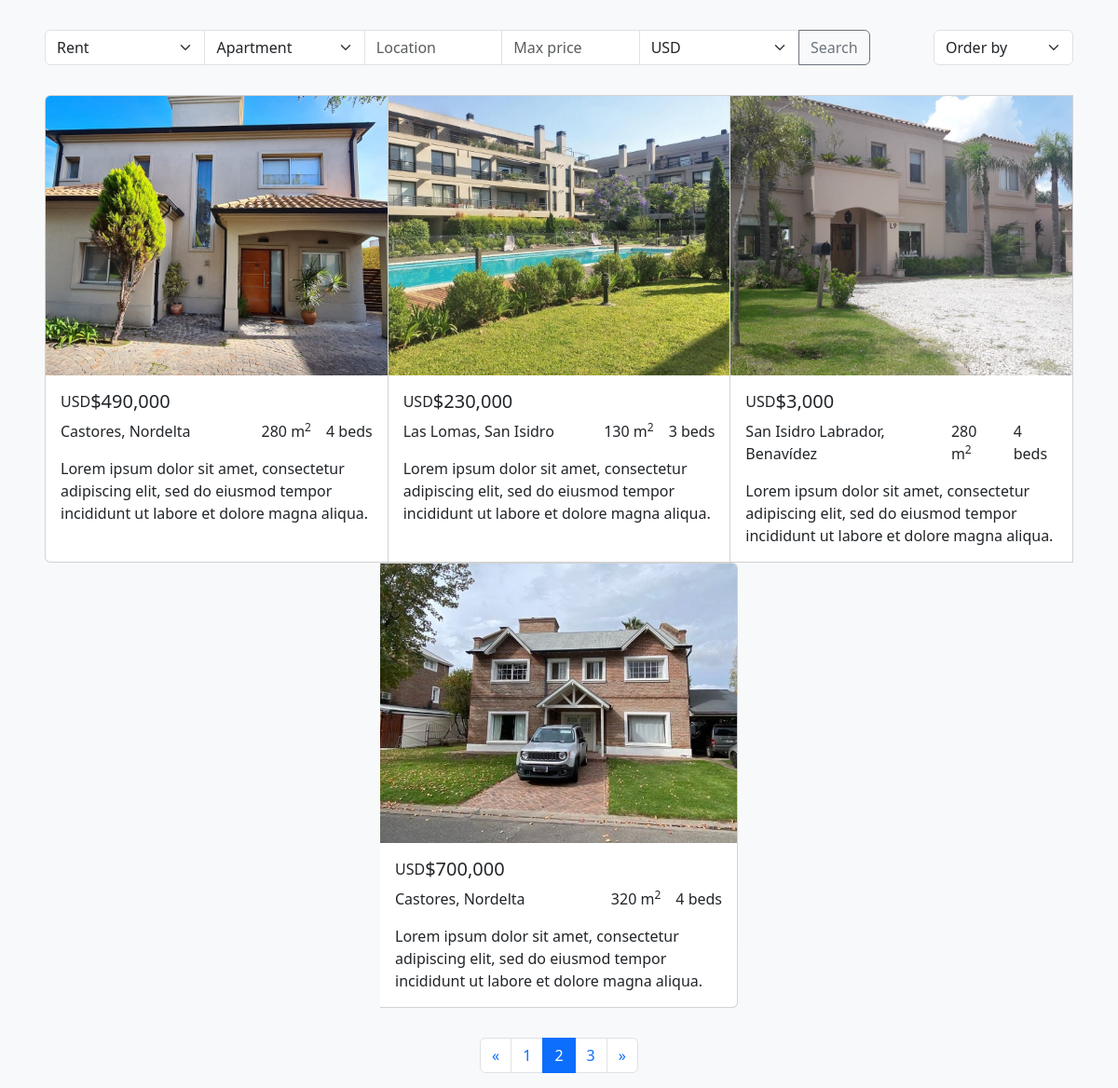
Screenshot of /?page=2 with the database file from the repository.
### flask_app.py (models this page shows)
class Property(db.Model):
    id = db.Column(db.Integer, primary_key=True)
    operation_id = db.Column(db.Integer, nullable=False)
    type_id = db.Column(db.Integer, nullable=False)
    sublocation_id = db.Column(db.Integer, nullable=False)
    size = db.Column(db.Integer, nullable=False)
    bedrooms = db.Column(db.Integer, nullable=False)
    bathrooms = db.Column(db.Integer, nullable=False)
    garages = db.Column(db.Integer, nullable=False)
    description = db.Column(db.Text, nullable=False)
    currency_id = db.Column(db.Integer, nullable=False)
    price = db.Column(db.Float, nullable=False)
    agent_id = db.Column(db.Integer, nullable=False)

class Currency(db.Model):
    id = db.Column(db.Integer, primary_key=True)
    name = db.Column(db.String(250), nullable=False)

class Sublocation(db.Model):
    id = db.Column(db.Integer, primary_key=True)
    name = db.Column(db.String(250), nullable=False)
    latitude = db.Column(db.Float, nullable=False)
    longitude = db.Column(db.Float, nullable=False)
    location_id = db.Column(db.Integer, nullable=False)

class Location(db.Model):
    id = db.Column(db.Integer, primary_key=True)
    name = db.Column(db.String(250), nullable=False)

### flask_app.py (the view, shortened to what this page needs)
@app.route("/")
def index():
    page = request.args.get("page", 1, type=int)
    per_page = 4  # Number of properties per page
    operations = Operation.query.all()
    types = Type.query.all()
    locations = Location.query.all()
    sublocations = Sublocation.query.all()
    currencies = Currency.query.all()
    operations.insert(ALL, Operation(id=ALL, name="All"))
    types.insert(ALL, Type(id=ALL, name="All"))
    currencies.insert(ALL, Currency(id=ALL, name="All"))
    operation_id = request.args.get("operation_id", type=int)
    type_id = request.args.get("type_id", type=int)
    location = request.args.get("location")
    max_price = request.args.get("max-price", type=float)
    currency_id = request.args.get("currency_id", type=int)
    order = request.args.get("order")
    query = Property.query
    if operation_id and operation_id != ALL:
        query = query.filter_by(operation_id=operation_id)
    if type_id and type_id != ALL:
        query = query.filter_by(type_id=type_id)
    if max_price:
        query = query.filter(Property.price <= max_price)
    if currency_id and currency_id != ALL:
        query = query.filter_by(currency_id=currency_id)
    if order and order != "default":
        if order == "asc":
            query = query.order_by(Property.price.asc())
        elif order == "desc":
            query = query.order_by(Property.price.desc())
    properties = query.paginate(page=page, per_page=per_page)
    return render_template(
        "index.html",
        operations=operations,
        types=types,
        locations=locations,
        sublocations=sublocations,
        currencies=currencies,
        properties=properties,
    )

### flask_app.py (called while the page is built)
@app.template_filter()
def currency(value):
    return "${:,.0f}".format(value)

### templates/index.html (shortened to what this page needs)
{% extends 'layout.html' %}
{% block content %}
<form>
    <div class="input-group">
        <select name="operation_id" class="form-select">
            {% for operation in operations %}
            <option value="{{ operation.id }}" {% if operation.id==request.args.get('operation_id')|int or
                (operation.id==1 and request.args.get('type_id')==None) %}selected{%endif %}>{{ operation.name }}
            </option>
            {% endfor %}
        </select>
        <select name="type_id" class="form-select">
            {% for type in types %}
            <option value="{{ type.id }}" {% if type.id==request.args.get('type_id')|int or (type.id==1 and
                request.args.get('type_id')==None) %}selected{% endif %}>{{ type.name }}</option>
            {% endfor %}
        </select>
        <input type="text" name="location" placeholder="Location" class="form-control"
            value="{{ request.args.get('location') or '' }}">
        <input type="number" name="max-price" placeholder="Max price" class="form-control"
            value="{{ request.args.get('max-price')|int or '' }}">
        <select name="currency_id" class="form-select">
            {% for currency in currencies %}
            <option value="{{ currency.id }}" {% if currency.id==request.args.get('currency_id')|int or (currency.id==1
                and request.args.get('currency_id')==None) %}selected{% endif %}>{{ currency.name }}</option>
            {% endfor %}
        </select>
        <button type="submit" class="btn btn-outline-secondary">Search</button>
    </div>
    <div>
        <select name="order" class="form-select" onchange="this.form.submit()">
            <option value="default" {% if request.args.get('order')=="default" %}selected{% endif %}>Order by</option>
        </select>
    </div>
</form>
<div class="card-group">
    {% for property in properties.items %}
    <div class="card property-card" onclick="window.location.href='/property/{{ property.id }}'">
        <img src="../static/images/{{ property.id }}1.jpeg" class="card-img-top" alt="...">
        <div class="card-body">
            <div class="d-flex">
                <p class="mb-0">{{ currencies[property.currency_id].name }}</p>
                <h5 class="card-title">{{ property.price|currency }}</h5>
            </div>
            <div class="d-flex justify-content-between">
                <p>{{ sublocations[property.sublocation_id-1].name }},
                    {{ locations[sublocations[property.sublocation_id-1].location_id-1].name }}</p>
                <div class="d-flex">
                    <p>{{ property.size }} m<sup>2</sup></p>
                    <p class="ms-3">{{ property.bedrooms }} beds</p>
                </div>
            </div>
            <p class="card-text">Lorem ipsum dolor sit amet, consectetur adipiscing elit, sed do eiusmod tempor
                incididunt ut labore et dolore magna aliqua.</p>
        </div>
    </div>
    {% endfor %}
</div>
<nav aria-label="Page navigation">
    <ul class="pagination justify-content-center">
        {% if properties.has_prev %}
        <li class="page-item">
            <a class="page-link" href="{{ url_for('index', page=properties.prev_num,
                operation_id=request.args.get('operation_id'),
                type_id=request.args.get('type_id'),
                location=request.args.get('location'),
                max_price=request.args.get('max-price'),
                currency_id=request.args.get('currency_id'),
                order=request.args.get('order')) }}" aria-label="Previous">
                <span aria-hidden="true">&laquo;</span>
            </a>
        </li>
        {% else %}
        <li class="page-item disabled">
            <span class="page-link" aria-hidden="true">&laquo;</span>
        </li>
        {% endif %}
        {% for num in properties.iter_pages() %}
        <li class="page-item {% if properties.page == num %}active{% endif %}">
            <a class="page-link" href="{{ url_for('index', page=num,
                operation_id=request.args.get('operation_id'),
                type_id=request.args.get('type_id'),
                location=request.args.get('location'),
                max_price=request.args.get('max-price'),
                currency_id=request.args.get('currency_id'),
                order=request.args.get('order')) }}">{{ num }}</a>
        </li>
        {% endfor %}
        {% if properties.has_next %}
        <li class="page-item">
            <a class="page-link" href="{{ url_for('index', page=properties.next_num,
                operation_id=request.args.get('operation_id'),
                type_id=request.args.get('type_id'),
                location=request.args.get('location'),
                max_price=request.args.get('max-price'),
                currency_id=request.args.get('currency_id'),
                order=request.args.get('order')) }}" aria-label="Next">
                <span aria-hidden="true">&raquo;</span>
            </a>
        </li>
        {% else %}
        <li class="page-item disabled">
            <span class="page-link" aria-hidden="true">&raquo;</span>
        </li>
        {% endif %}
    </ul>
</nav>
{% endblock %}

### static/styles.css (style rules this page uses)
body { background-color: #f8f9fa; margin: 1rem; }
form { display: flex; justify-content: space-between; margin: 2rem; }
select { cursor: pointer; }
.input-group { width: fit-content; }
.card-group { margin: 2rem; justify-content: center; }
.property-card { min-width: 18rem; max-width: 24rem; cursor: pointer; }
.card img { height: 300px; object-fit: cover; }
ul { list-style-type: none; }
li { font-size: 1.2rem; }

### rows the page displays
Property: shows a picture, price "$490,000", size "280", bedrooms "4"
Currency: name "USD"
Sublocation: name "Castores"
Location: name "Nordelta"
Property: shows a picture, price "$230,000", size "130", bedrooms "3"
Sublocation: name "Las Lomas"
Location: name "San Isidro"
Property: shows a picture, price "$3,000", size "280", bedrooms "4"
Sublocation: name "San Isidro Labrador"
Location: name "Benavídez"
Property: shows a picture, price "$700,000", size "320", bedrooms "4"

### other values shown
{{ num }} "1" "2" "3"
form field operation_id "Rent"
form field type_id "Apartment"
form field currency_id "USD"
